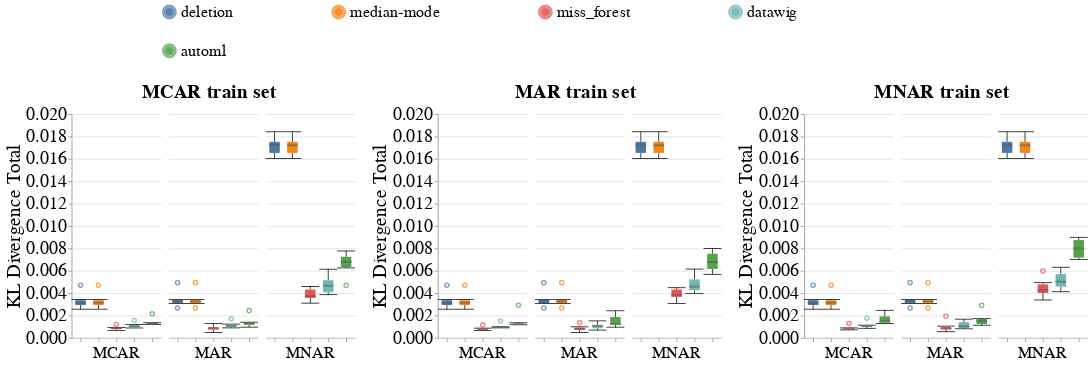

Notebook code cell kept with this figure:
### Code cell
# Categorical
create_box_plots_for_diff_imputers(dataset_name=DATASET_NAME,
                                   column_name='WKHP',
                                   metric_name='kl_divergence_total',
                                   db_client=db_client,
                                   without_dummy=True)
